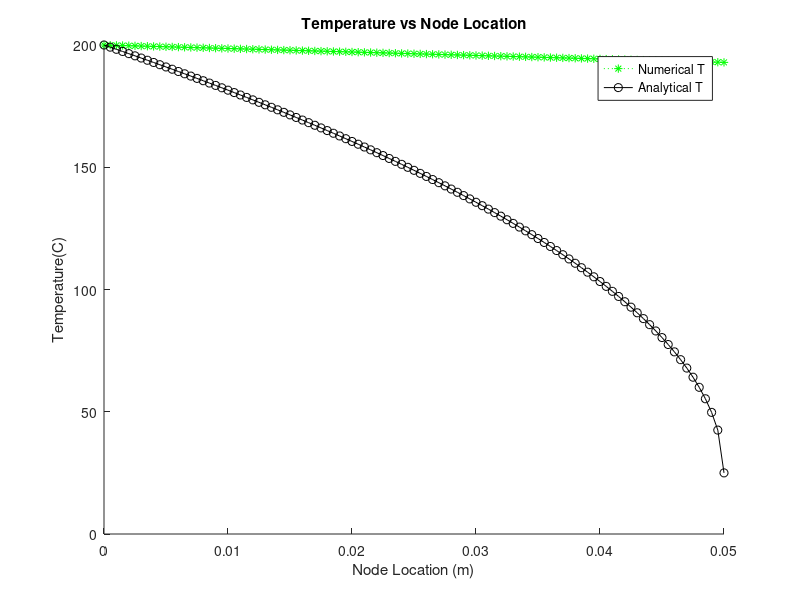

The MATLAB source for this figure:


%node_limit =6
%node_limit = 11
%node_limit = 21
node_limit = 101;
%Initilize A
A = zeros(node_limit,node_limit);
b = zeros(node_limit,1);
T0 = 200;
%Constants
k = 180;
L =5;
%Convert to meters
L = L/100;
base_thickness = 1;
%Convert to meters
base_thickness = base_thickness/100;
delta_x = L/(node_limit-1);
Tinf = 25;

theta = atan((base_thickness/2)/L);
h = 15;


%m = 1
A(1,1) = 1;
b(1,1) = T0;



%m = node_limit;
A(node_limit,node_limit-1) = 1;
delta_x_ex = delta_x;
A(node_limit,node_limit) = -1*(1+(h*delta_x/(k*sin(theta))));
b(node_limit,1) = -1*((h*delta_x_ex/(k*sin(theta)))) * Tinf;

%internal nodes
for m = 2:1:node_limit-1
    coff_T_prev = 1-(m-(1/2))*delta_x/L;
    A(m,m-1) = coff_T_prev;
    coff_T = -1*((2-2*m*delta_x/L) + h*delta_x^2/(k*L*sin(theta)));
    A(m,m)= coff_T;
    coff_T_next = 1-((m+(1/2))*delta_x/L);
    A(m,m+1) = coff_T_next;
    b(m,1) = -1*(h*delta_x^2/(k*L*sin(theta)))*Tinf;
end

%formating to display nicely, solving with reduced row echilon function
T_values = rref([A b]);
T_values = T_values(:,node_limit+1);

% part 3
w =1;
%heat transfer
Qfin = h*(w*delta_x/cos(theta));
inside_Qfin = (T_values(1,1) - Tinf) + (T_values(node_limit,1) - Tinf);
run_sum = 0;
for m = 2:1:node_limit-1
    run_sum = (T_values(m,1) - Tinf);
    
end
inside_Qfin= inside_Qfin + 2*run_sum;
Qfin = Qfin*inside_Qfin;
%fin efficiency
Qmax = h*(2*w*L/cos(theta))*(T0 - Tinf);
nfin = Qfin/Qmax;
%Finding node locations by starting at 0 and increasing each node by
%delta_x
x = 0;
for ii = 2:node_limit
    x = [x;(ii-1)*delta_x];
end
%End of numerical solution

%Anylitical solution
I0 = besseli(0,x); 
I1 = besseli(1,x); 
N  = 2*sqrt(h/(k*(base_thickness/2)));

firstT = true;

for xi = 1:node_limit
    t= I0(xi,1)*(N*sqrt(L*(L-x(xi,1))));
    t = t/(I0(xi,1)*N*sqrt(L^2));
    t = t*(T0-Tinf);
    t=t+Tinf;
    
    if(firstT)
        T_Ana = [t];
        firstT = false;
    else
        T_Ana = [T_Ana;t];

    end
end






hold on
plot(x,T_values,'g*:');
plot(x,T_Ana,'ko-');
ylabel('Temperature(C)');
xlabel('Node Location (m)');
title('Temperature vs Node Location');
legend('Numerical T','Analytical T');
hold off
